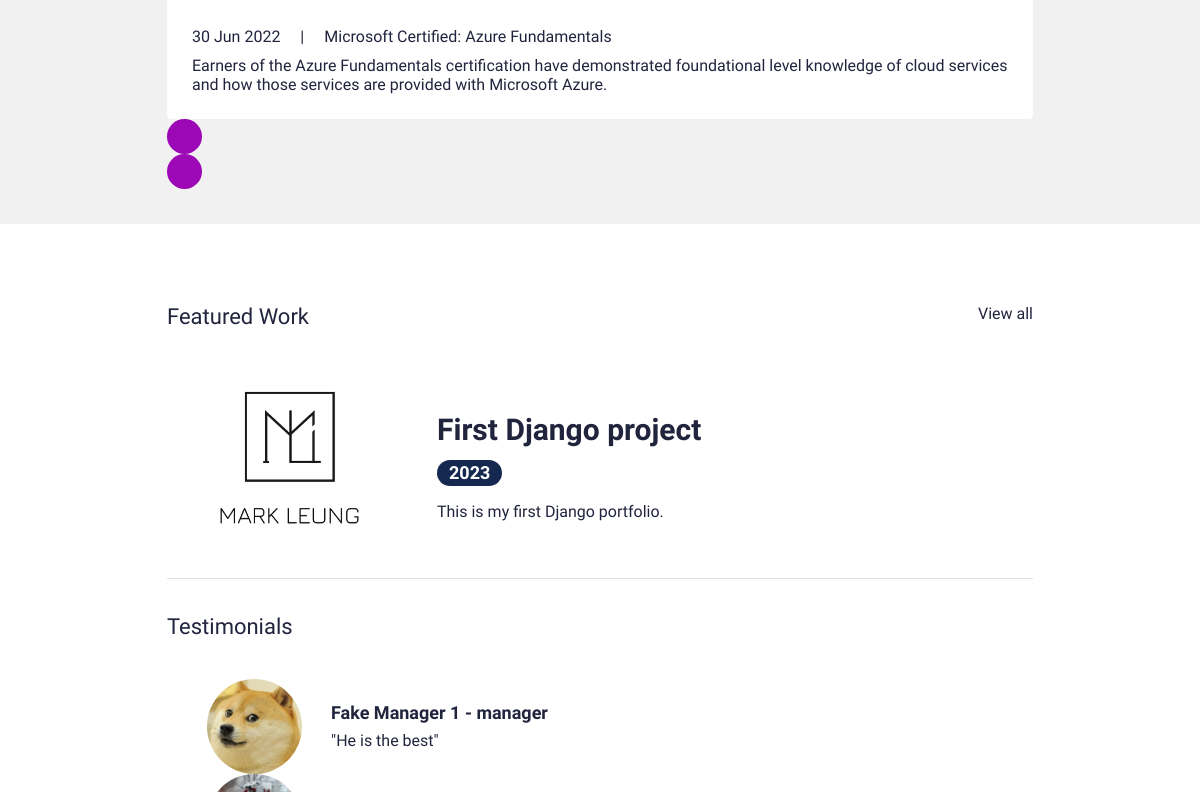
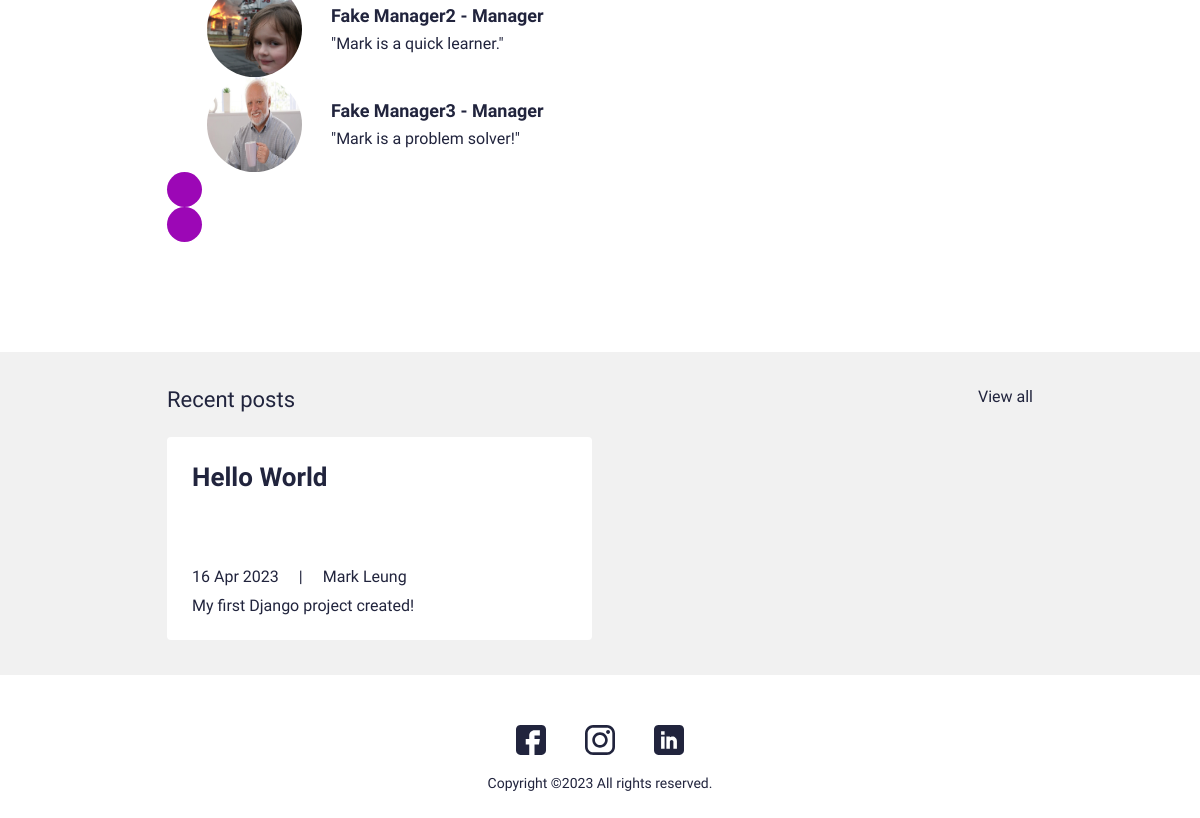
Before: / (lower part) with the older database file (2 pictures, top to bottom).
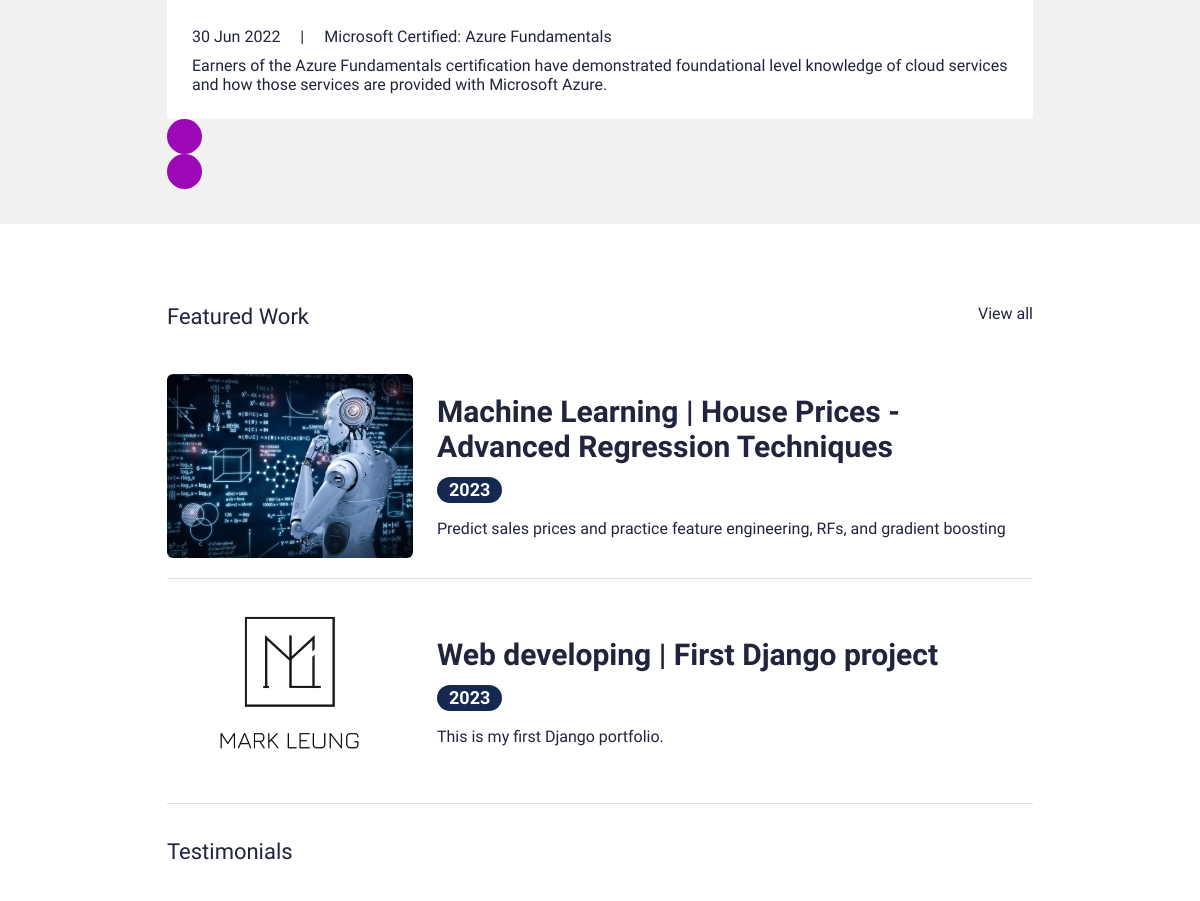
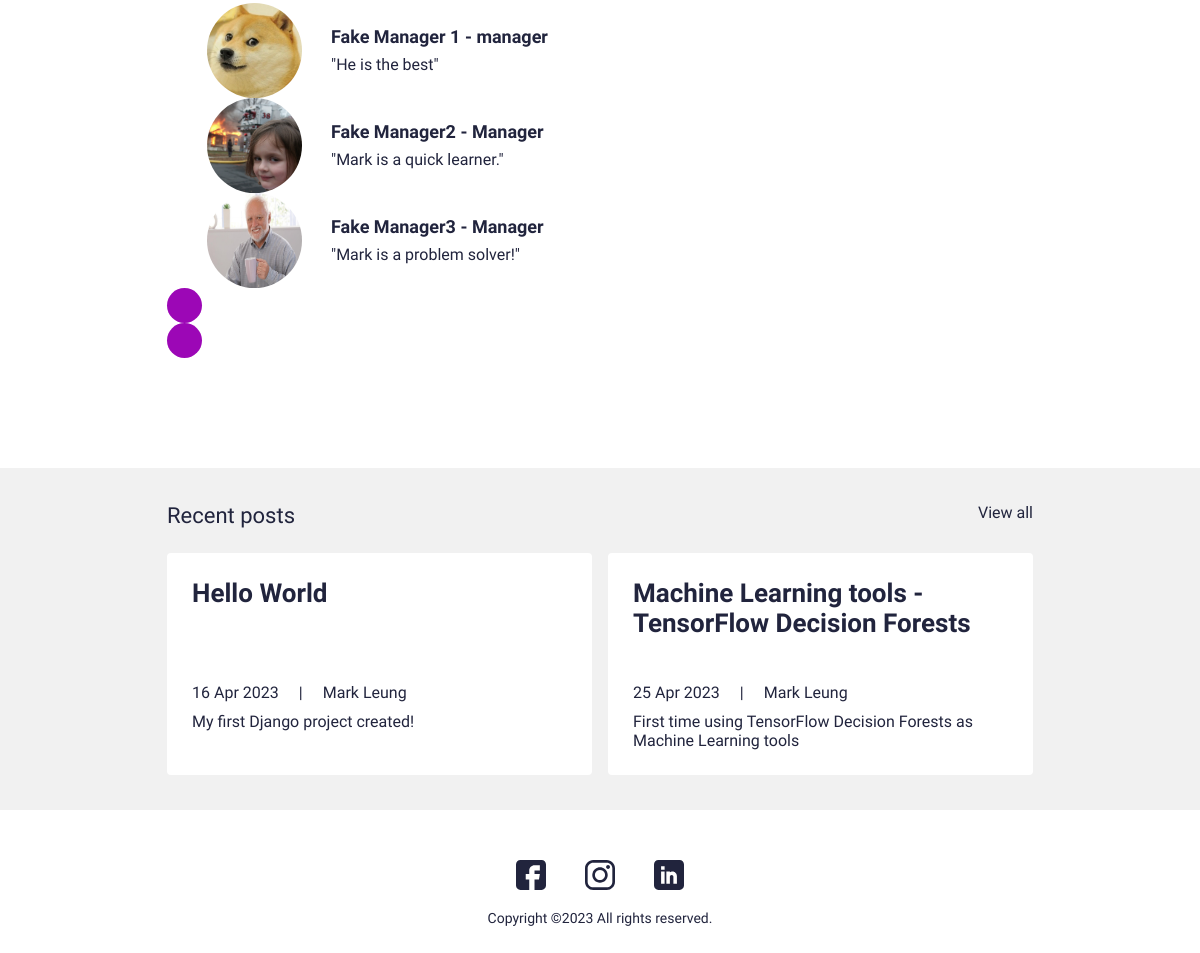
After: the same page with the newer database file (2 pictures, top to bottom).
### main/models.py (models this page shows, shortened)
class Certificate(models.Model):
    class Meta:
        verbose_name_plural = 'Certificates'
        verbose_name = 'Certificate'
    date = models.DateTimeField(blank=True, null=True)
    name = models.CharField(max_length=50, blank=True, null=True)
    title = models.CharField(max_length=200, blank=True, null=True)
    description = models.CharField(max_length=500, blank=True, null=True)
    is_active = models.BooleanField(default=True)

class Portfolio(models.Model):
    class Meta:
        verbose_name_plural = 'Portfolio Profiles'
        verbose_name = 'Portfolio'
        ordering = ["name"]
    date = models.DateTimeField(blank=True, null=True)
    name = models.CharField(max_length=200, blank=True, null=True)
    description = models.CharField(max_length=500, blank=True, null=True)
    body = RichTextField(blank=True, null=True)
    image = models.ImageField(blank=True, null=True, upload_to="portfolio")
    slug = models.SlugField(null=True, blank=True)
    is_active = models.BooleanField(default=True)

class Testimonial(models.Model):
    class Meta:
        verbose_name_plural = 'Testimonials'
        verbose_name = 'Testimonial'
        ordering = ["name"]
    thumbnail = models.ImageField(blank=True, null=True, upload_to="testimonials")
    name = models.CharField(max_length=200, blank=True, null=True)
    role = models.CharField(max_length=200, blank=True, null=True)
    quote = models.CharField(max_length=500, blank=True, null=True)
    is_active = models.BooleanField(default=True)

class Blog(models.Model):
    class Meta:
        verbose_name_plural = 'Blog Profiles'
        verbose_name = 'Blog'
        ordering = ["timestamp"]
    timestamp = models.DateTimeField(auto_now_add=True)
    author = models.CharField(max_length=200, blank=True, null=True)
    name = models.CharField(max_length=200, blank=True, null=True)
    description = models.CharField(max_length=500, blank=True, null=True)
    body = RichTextField(blank=True, null=True)
    slug = models.SlugField(null=True, blank=True)
    image = models.ImageField(blank=True, null=True, upload_to="blog")
    is_active = models.BooleanField(default=True)

### main/views.py (the view)
# urls.py: path('', views.IndexView.as_view(), name="home"),
class IndexView(generic.TemplateView):
	template_name = "main/index.html"
	def get_context_data(self, **kwargs):
		context = super().get_context_data(**kwargs)
		testimonials = Testimonial.objects.filter(is_active=True)
		certificates = Certificate.objects.filter(is_active=True)
		blogs = Blog.objects.filter(is_active=True)
		portfolio = Portfolio.objects.filter(is_active=True)
		context["testimonials"] = testimonials
		context["certificates"] = certificates
		context["blogs"] = blogs
		context["portfolio"] = portfolio
		return context

### resume_ml/context_processors.py (called while the page is built)
def project_context(request):
    context = {
        'me': User.objects.first(),
    }
    return context

### main/templates/main/index.html (shortened to what this page needs)
{% extends 'main/base.html' %}
{% load static %}
{% block content %}
<section>
  <div class="sectionSpaceSm lightBg">
    <div class="container">
      <div class="sliderOuter">
        <div class="swiper certificatesSlider">
          <div class="swiper-wrapper">
            {% for c in certificates %}
            {% if c.is_active %}
            <div class="swiper-slide">
              <div class="cardStyle1">
                <h4 class="mdTitle cs1Title">
                </h4>
                <ul class="cardOptionCol">
                  <li>{{c.date.date}}</li>
                  <li>{{c.name|title}}</li>
                </ul>
                <p>{{c.description}}</p>
              </div>
            </div>
            {% endif %}
            {% endfor %}
          </div>
        </div>
        <div class="cert-swiper-button-next swiper-button-next swiperBtnStyle"></div>
        <div class="cert-swiper-button-prev swiper-button-prev swiperBtnStyle"></div>
      </div>
    </div>
  </div>
</section>
<section>
  <div class="sectionSpace">
    <div class="container">
      <div class="portfolioCol">
        <div class="row pb-3">
          <div class="col">
            <h4 class="smText regular">Featured Work</h4>
          </div>
          <div class="col-auto">
            <a href="{% url 'main:portfolios' %}" class="simpleLink">View all</a>
          </div>
        </div>
        {% for p in portfolio %}
        {% if p.is_active %}
        <div class="portfolioCard">
          <div class="row g-4 align-items-center">
            <div class="col-md-auto">
              <div class="portfolioImgCol">
                <a href="{% url 'main:portfolio' slug=p.slug %}"><img src="{{p.image.url}}" alt="..."></a>
              </div>
            </div>
            <div class="col-md">
              <div class="portfolioContentCol">
                <h4 class="lgTitle"><a href="{% url 'main:portfolio' slug=p.slug %}">{{p.name}}</a></h4>
                <ul class="portfolioOption">
                  <li><span class="dateLbl">{{p.date.year}}</span></li>
                </ul>
                <p>{{p.description}}</p>
              </div>
            </div>
          </div>
        </div>
        {% endif %}
        {% endfor %}
      </div>
      <div class="testimonialCol">
        <h4 class="smText regular d-block">Testimonials</h4>
        <div class="testimonialSlider">
          <div class="swiper testimonialSwiper">
            <div class="swiper-wrapper">
              {% for t in testimonials %}
              {% if t.is_active %}
              <div class="swiper-slide">
                <div class="testimonialCard">
                  <div class="row align-items-center">
                    <div class="col-sm-auto">
                      <div class="tImgCol">
                        <img src="{{t.thumbnail.url}}" alt="...">
                      </div>
                    </div>
                    <div class="col-sm">
                      <div class="tContentCol">
                        <h4 class="xsTitle bold">{{t.name}} - {{t.role}}</h4>
                        <p>{{t.quote}}</p>
                      </div>
                    </div>
                  </div>
                </div>
              </div>
              {% endif %}
              {% endfor %}
            </div>
            <div class="test-swiper-button-next swiper-button-next swiperBtnStyle"></div>
            <div class="test-swiper-button-prev swiper-button-prev swiperBtnStyle"></div>
          </div>
        </div>
      </div>
    </div>
  </div>
</section>
<section>
  <div class="sectionSpaceSm lightBg">
    <div class="container">
      <div class="row pb-3">
        <div class="col">
          <h4 class="smText regular">Recent posts</h4>
        </div>
        <div class="col-auto">
          <a href="{% url 'main:blogs' %}" class="simpleLink">View all</a>
        </div>
      </div>
      <div class="row g-3">
      {% for b in blogs %}
      {% if b.is_active %}
        <div class="col-lg-6">
          <div class="cardStyle1">
            <h4 class="mdTitle cs1Title"><a href="{% url 'main:blog' slug=b.slug %}">{{b.name}}</a></h4>
            <ul class="cardOptionCol">
              <li>{{b.timestamp.date}}</li>
              <li>{{b.author}}</li>
            </ul>
            <p>{{b.description}}</p>
          </div>
        </div>
        {% endif %}
        {% endfor %}
      </div>
    </div>
  </div>
</section>
{% endblock %}

### main/templates/main/base.html (shortened to what this page needs)
{% load static %}
<!doctype html>
<html lang="en">
  <head>
    <link href="{% static 'css/bootstrap.min.css' %}" rel="stylesheet">
    <link rel="stylesheet" href="https://unpkg.com/swiper@7.0.5/swiper-bundle.min.css">
    <link href="{% static 'css/style.css' %}" rel="stylesheet">
  </head>
  <body>
    {% block content %}
    {% endblock %}
    {% include 'main/partials/footer.html' %}
  </body>
</html>

### main/templates/main/partials/nav.html (shortened to what this page needs)
{% load static %}

### main/templates/main/partials/footer.html
{% load static %}
<footer>
    <div class="footerCol">
    <div class="container">
        <ul class="socialCol">
        <li><a href="https://www.facebook.com/profile.php?id=100009520270127"><img src="{% static 'images/fb.svg' %}" alt="..."></a></li>
        <li><a href="https://www.instagram.com/markleung2b/"><img src="{% static 'images/insta.svg' %}" alt="..."></a></li>
        <li><a href="https://www.linkedin.com/in/markleung3"><img src="{% static 'images/linkedin.svg' %}" alt="..."></a></li>
        </ul>
        <div class="copyrightCol">
        <p>Copyright ©{% now 'Y' %} All rights reserved.</p>
        </div>
    </div>
    </div>
</footer>

### static/css/style.css (style rules this page uses)
:root { --primaryColor: #9C07B6; --primaryDarkColor: #3D0048; --primaryHoverColor: #900AA8; --secondaryColor: #F9B000; --baseColor: #21243D; --baseFont: 'Heebo', sans-serif; --titleFont: 'Courier Prime', monospace; --regular: 400; --medium: 500; --bold: 700; --black: 900; --lightBg: #F1F1F1; }
html { scroll-behavior: smooth; }
body { font-family: var(--baseFont); color: var(--baseColor); line-height: normal; }
ul { margin: 0; padding: 0; list-style-type: none; }
img { max-width: 100%; }
a { color: inherit; }
a, .btn { -webkit-transition: all 300ms ease-in-out 0s; -o-transition: all 300ms ease-in-out 0s; transition: all 300ms ease-in-out 0s; text-decoration: none; }
.lightBg { background-color: var(--lightBg); }
.lgTitle { font-size: 30px; line-height: normal; font-weight: var(--bold); font-family: var(--titleFont) }
.mdTitle { font-size: 26px; line-height: normal; font-weight: var(--bold); font-family: var(--titleFont) }
.smText { font-size: 22px; }
.xsTitle { font-size: 18px; line-height: normal; }
.regular { font-weight: var(--regular); }
.bold { font-weight: var(--bold); }
.sectionSpace { padding: 80px 0; }
.sectionSpaceSm { padding: 35px 0; }
.cardOptionCol > li { display: inline-block; vertical-align: middle; position: relative; }
.cardOptionCol > li + li { padding-left: 40px; }
.cardOptionCol > li + li::before { content: "|"; position: absolute; left: 16px; }
.cardOptionCol { padding: 5px 0 10px; }
.cardStyle1 { padding: 25px; background-color: var(--bs-white); border-radius: 4px; height: 100%; }
.cardStyle1 > p:last-child { margin-bottom: 0; }
.cs1Title { min-height: 90px; }
.dateLbl { display: inline-block; padding: 4px 12px; background-color: #142850; border-radius: 20px; color: #fff; font-size: 18px; line-height: 1; font-weight: var(--bold); }
.sliderOuter { position: relative; }
.sliderOuter .swiper-button-next.swiperBtnStyle { right: -50px; }
.sliderOuter .swiper-button-prev.swiperBtnStyle { left: -50px; }
.sliderOuter .swiper-slide { height: auto; }
.portfolioOption li { display: inline-block; padding-right: 20px; }
.portfolioOption { padding: 5px 0 16px; }
.portfolioContentCol > p:last-child { margin-bottom: 0; }
.portfolioImgCol img { border-radius: 6px; width: 246px; height: 184px; -o-object-fit: cover; object-fit: cover; }
.portfolioCard { padding: 20px 0; border-bottom: 1px solid #E0E0E0; }
.testimonialCol { padding-top: 35px; }
.tContentCol > p:last-child { margin-bottom: 0; }
.tImgCol { width: 95px; height: 95px; margin-right: 5px; border-radius: 50%; }
.tImgCol img { width: 100%; height: 100%; border-radius: 50%; }
.swiperBtnStyle { width: 35px; height: 35px; color: #fff; background-color: var(--primaryColor); border-radius: 50%; }
.swiper-button-next.swiperBtnStyle::after, .swiper-button-prev.swiperBtnStyle::after { font-size: 16px; }
.swiperBtnStyle.swiper-button-prev { left: 2px; }
.swiperBtnStyle.swiper-button-next { right: 2px; }
.testimonialSlider { padding: 30px 0; }
.testimonialSlider .swiper-slide { padding: 0 40px; }
.footerCol { padding: 50px 0; text-align: center; }
.socialCol li { display: inline-block; }
.socialCol li + li { padding-left: 35px; }
.socialCol img { max-width: 30px; max-height: 30px; -o-object-fit: contain; object-fit: contain; }
.copyrightCol { padding: 20px 0 0; font-size: 14px; }
.copyrightCol p { margin: 0; }
@media (min-width:992px) { .container, .container-lg, .container-md, .container-sm, .container-xl, .container-xxl { max-width: 890px; } }

Changed rows visible on the page:
added Portfolio: image (picture), name "Machine Learning | House Prices - Advanced Regression Techniques", date.year "2023", description "Predict sales prices and practice feature engineering, RFs, and gradient boosting"
changed Portfolio "This is my first Django portfolio.": name "First Django project" → "Web developing | First Django project"
added Blog: name "Machine Learning tools - TensorFlow Decision Forests", timestamp "25 Apr 2023", author "Mark Leung", description "First time using TensorFlow Decision Forests as Machine Learning tools"
